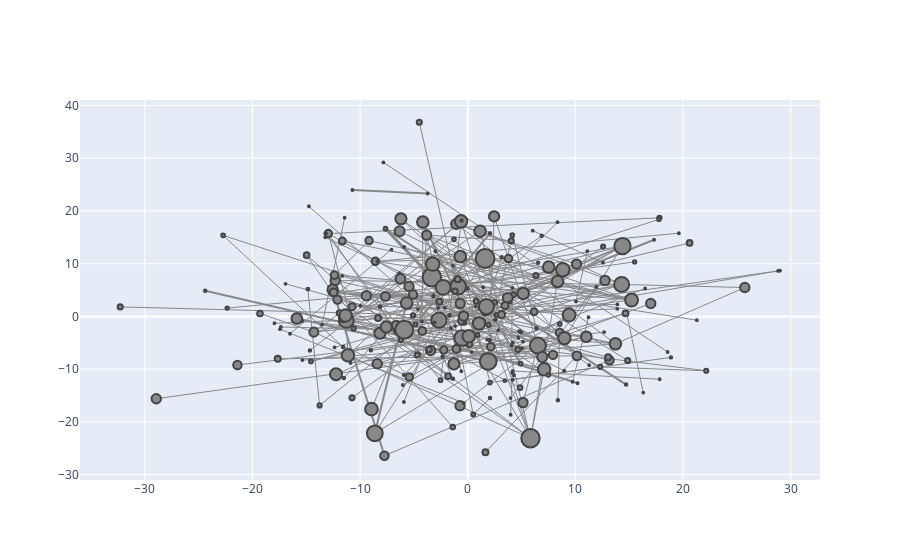

The notebook cell this image was saved under:
### Code cell
configure_plotly_browser_state()
plotNetworkSize(youtubeGraph,close_Cebtrality)
